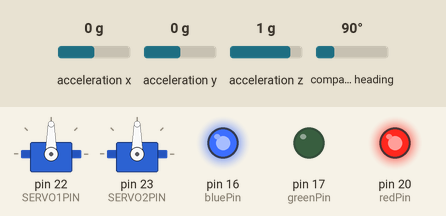
Simulated run of this sketch. Board: Arduino Mega 2560, built with avr-gcc and run on an emulated ATmega2560. On the bench: 2 × servo, output pins drawn as LEDs (lit = HIGH). Inputs (shaded band) come from the test bench; at power-on: acceleration x 0 g, acceleration y 0 g, acceleration z 1 g, compass heading 90°.

Above: at 2.4 s.
2.5 s: acceleration x set to -1.4 g
At 3.5 s:
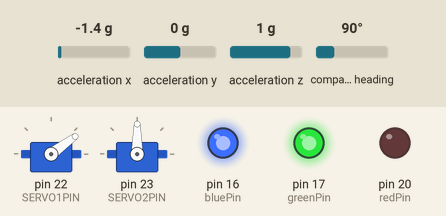
4.0 s: acceleration y set to -1.4 g
At 4.8 s:
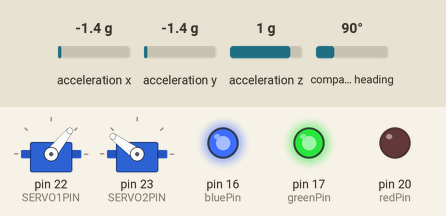
5.5 s: acceleration z set to -1.4 g
At 6.1 s:
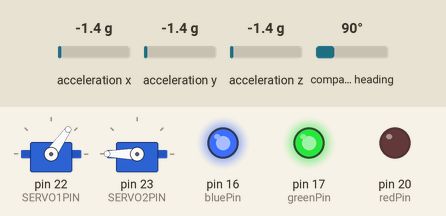
7.0 s: acceleration x set to -0.8 g
At 8.1 s:
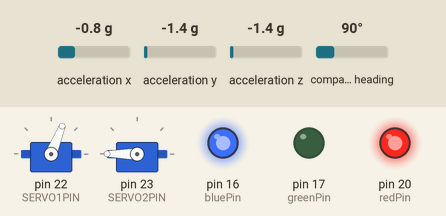
8.5 s: acceleration y set to -0.2 g
At 9.4 s:
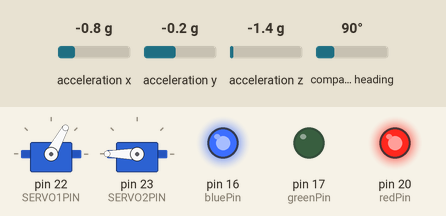
10.0 s: acceleration y set to 0.1 g
At 10.7 s:
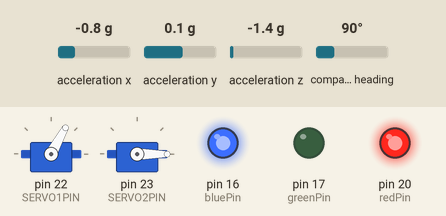
Timing chart, 0 to 12.5 s (numbered marks = the images above; inputs shaded):
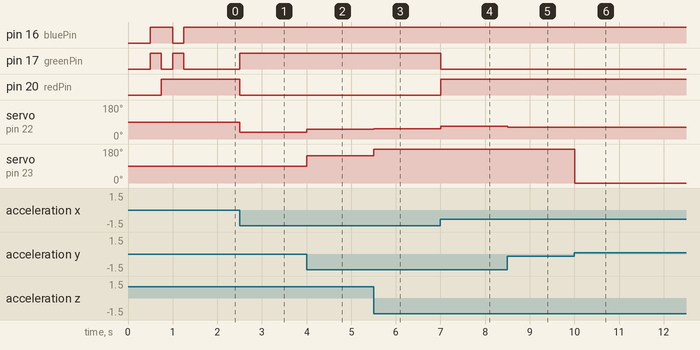

The sketch:

attitude-1.ino
```cpp
#include <Wire.h>
#include <Adafruit_Sensor.h>
#include <Adafruit_BNO055.h>
#include <utility/imumaths.h>
#include <Servo.h>

/* This driver reads raw data from the BNO055

   Connections
   ===========
   Connect SCL to analog 5      (teensy pin 19)
   Connect SDA to analog 4      (teensy pin 18)
   Connect VDD to 3.3V DC
   Connect GROUND to common ground
*/

//uncomment this line if using a Common Anode LED
#define COMMON_ANODE

//Define LED Pins
#define redPin 20
#define greenPin 17
#define bluePin 16
#define SERVO1PIN 22 //Servo 1 Controls Roll
#define SERVO2PIN 23 //Servo 2 controls Pitch

//Setup Servos
Servo myservo;  // create servo object to control a servo ROLL
int valy;
Servo myservo2;  // create servo object to control a servo PITCH
int valz;

/* Set the delay between fresh samples */
#define BNO055_SAMPLERATE_DELAY_MS (10)

Adafruit_BNO055 bno = Adafruit_BNO055();

/**************************************************************************/
/*
    Arduino setup function (automatically called at startup)
*/
/**************************************************************************/
void setup(void)
{
  /* Initialise the sensor */
  if(!bno.begin())
  {
    /* There was a problem detecting the BNO055 ... check your connections */
    ledStatusError(); //show blue led for error
    while(1);
  }

  delay(500);

  bno.setExtCrystalUse(true);

  myservo.attach(SERVO1PIN);  // attaches the ROLL servo
  myservo2.attach(SERVO2PIN);  // attaches the PITCH Servo
  pinMode(redPin, OUTPUT);
  pinMode(greenPin, OUTPUT);
  pinMode(bluePin, OUTPUT);
  ledStartup(); //if we've got this far, everything's probably good so play happy lights

}

/**************************************************************************/
/*
    Arduino loop function, called once 'setup' is complete (your own code
    should go here)
*/
/**************************************************************************/
void loop(void)
{
  // Possible vector values can be:
  // - VECTOR_ACCELEROMETER - m/s^2
  // - VECTOR_MAGNETOMETER  - uT
  // - VECTOR_GYROSCOPE     - rad/s
  // - VECTOR_EULER         - degrees
  // - VECTOR_LINEARACCEL   - m/s^2
  // - VECTOR_GRAVITY       - m/s^2
  imu::Vector<3> euler = bno.getVector(Adafruit_BNO055::VECTOR_EULER);

  valy = euler.y(); //roll
  valy = map(valy, -90, 90, 0, 180); //map roll to work with servos
  myservo.write(valy);

  valz = euler.z(); //pitch
  valz = map(valz, -90, 90, 0, 180);
  myservo2.write(valz);

  //show status of roll (in limit etc)
  if (valy > 60 && valy < 120) {
    ledStatusOK();
  }
  else {
    ledTooMuchRoll();
  }

  delay(BNO055_SAMPLERATE_DELAY_MS);
}


void ledStartup()
{
  // make the LED cycle through some colors to show it's powered up
  setColor(255, 0, 0);
  delay(250);
  setColor(0, 255, 0);
  delay(250);
  setColor(0, 0, 255);
  delay(250);
}

void ledTooMuchRoll()
{
  setColor(255, 0, 0);
}

void ledStatusOK()
{
  setColor(0, 255, 0);
}
void ledStatusError()
{
  setColor(0, 0, 255);
}

// easy way to set colors on LED
void setColor(int red, int green, int blue)
{
  #ifdef COMMON_ANODE
    red = 255 - red;
    green = 255 - green;
    blue = 255 - blue;
  #endif
  analogWrite(redPin, red);
  analogWrite(greenPin, green);
  analogWrite(bluePin, blue);
}

//the end
```

Measured:
- the behaviour switches between -0.1 and 0 g on acceleration y (found by bisection; images 5 and 6)
- after the input at 2.5 s, pin 17 (greenPin): LOW → HIGH at once; pin 20 (redPin): HIGH → LOW at once; servo on pin 22 (SERVO1PIN): 90° → 36° at once
- after the input at 4.0 s, servo on pin 22 (SERVO1PIN): 36° → 51° at once; servo on pin 23 (SERVO2PIN): 90° → 144° at once
- after the input at 5.5 s, servo on pin 22 (SERVO1PIN): 51° → 55° at once; servo on pin 23 (SERVO2PIN): 144° → 180° at once
- after the input at 7.0 s, pin 17 (greenPin): HIGH → LOW at once; pin 20 (redPin): LOW → HIGH at once; servo on pin 22 (SERVO1PIN): 55° → 68° at once
- after the input at 8.5 s, servo on pin 22 (SERVO1PIN): 68° → 61° at once
- after the input at 10.0 s, servo on pin 23 (SERVO2PIN): 180° → 0° at once
